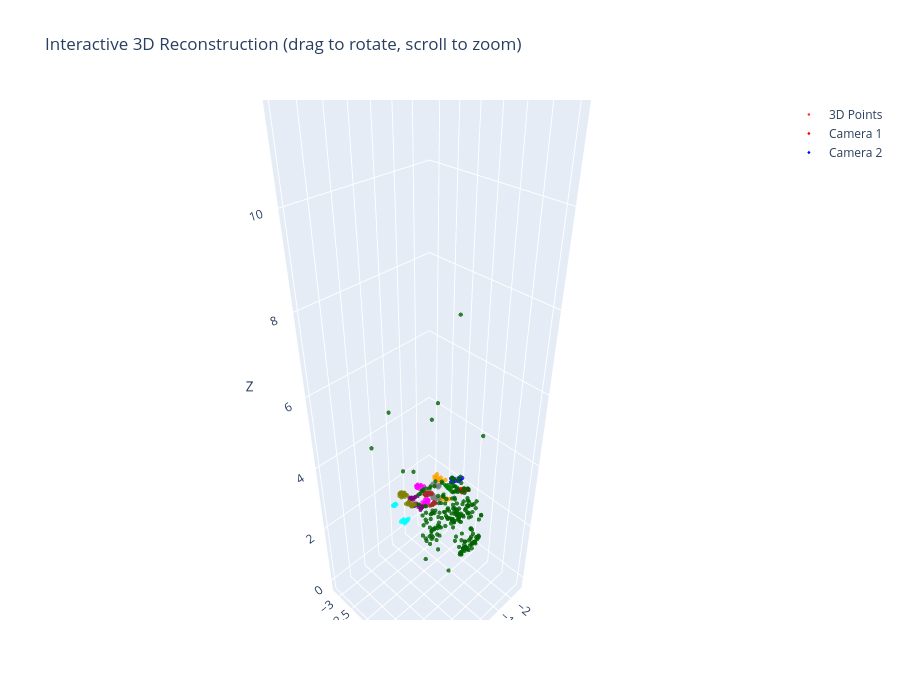

Source (notebook cell):
### Code cell
import plotly.graph_objects as go

# Build interactive 3D scatter with Plotly
fig = go.Figure()

# Define colors based on groups: S (red), D (blue), A (green), B (orange), O (purple), C (brown), C (pink), O (gray), N (olive), I (cyan), objects (yellow)
colors = []
for i in range(len(points_3d)):
    if i < 13:
        colors.append('red')  # S
    elif i < 24:
        colors.append('blue')  # D
    elif i < 37:
        colors.append('green')  # A
    elif i < 66:
        colors.append('orange')  # B
    elif i < 89:
        colors.append('gray')  # O
    elif i < 117:
        colors.append('brown')  # C prima
    elif i < 141:
        colors.append('fuchsia')  # C seconda
    elif i < 166:
        colors.append('purple')  # O finale
    elif i < 194:
        colors.append('olive')  # N
    elif i < 215:
        colors.append('cyan')  # I
    else:
        colors.append('darkgreen')  # objects

# Triangulated points coloured by group
fig.add_trace(go.Scatter3d(
    x=points_3d[:, 0], y=points_3d[:, 1], z=points_3d[:, 2],
    mode='markers',
    marker=dict(size=2.5, color=colors, opacity=0.8),
    name='3D Points'
))

# Camera 1 at origin
fig.add_trace(go.Scatter3d(
    x=[0], y=[0], z=[0], mode='markers',
    marker=dict(size=2.5, color='red', symbol='diamond'),
    name='Camera 1'
))

# Camera 2
cam2_pos = -R_opencv.T @ t_opencv
fig.add_trace(go.Scatter3d(
    x=[cam2_pos[0, 0]], y=[cam2_pos[1, 0]], z=[cam2_pos[2, 0]],
    mode='markers',
    marker=dict(size=2.5, color='blue', symbol='diamond'),
    name='Camera 2'
))

fig.update_layout(
    title='Interactive 3D Reconstruction (drag to rotate, scroll to zoom)',
    scene=dict(
        xaxis_title='X', yaxis_title='Y', zaxis_title='Z',
        aspectmode='data'
    ),
    width=900, height=700
)
fig.show()

### Figure 1 — Plotly figure (JSON) as saved in the notebook; plotly's stock layout.template omitted (floating-point values rounded to 4 significant figures; data arrays with more than 128 entries replaced by an {"elided": "..."} marker saying what was removed)
{"data": [{"marker": {"color": {"elided": "438 str values"}, "opacity": 0.8, "size": 2.5}, "mode": "markers", "name": "3D Points", "type": "scatter3d", "x": {"elided": "438 float values"}, "y": {"elided": "438 float values"}, "z": {"elided": "438 float values"}}, {"marker": {"color": "red", "size": 2.5, "symbol": "diamond"}, "mode": "markers", "name": "Camera 1", "type": "scatter3d", "x": [0], "y": [0], "z": [0]}, {"marker": {"color": "blue", "size": 2.5, "symbol": "diamond"}, "mode": "markers", "name": "Camera 2", "type": "scatter3d", "x": [0.9909], "y": [0.06647], "z": [0.117]}], "layout": {"height": 700, "scene": {"aspectmode": "data", "xaxis": {"title": {"text": "X"}}, "yaxis": {"title": {"text": "Y"}}, "zaxis": {"title": {"text": "Z"}}}, "title": {"text": "Interactive 3D Reconstruction (drag to rotate, scroll to zoom)"}, "width": 900}}
